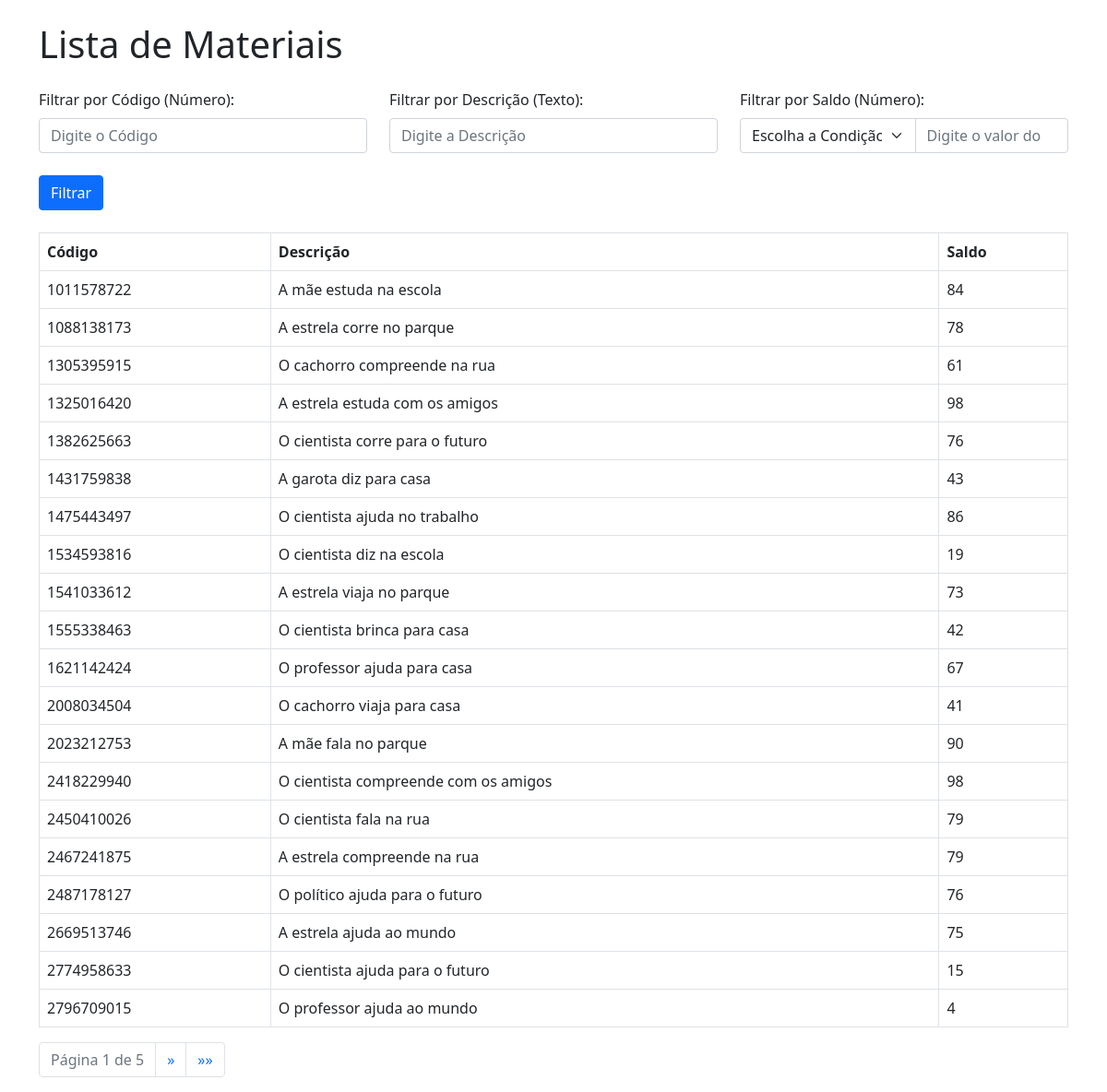
/consultaOracle/materiaisPesquisa/, run on the app's committed database.
### consultaOracle/models.py (models this page shows, shortened)
class Material(models.Model):
    codigo = models.DecimalField(max_digits=10, decimal_places=0, validators=[MinValueValidator(0)], null=False, blank=False, verbose_name="Código númerico do produto")
    descricao = models.CharField(max_length=4000, null=False, blank=True, verbose_name="Descrição/nome do material")
    saldo = models.IntegerField(null=False, blank=False, verbose_name="Quantidade do material em estoque")
    class Meta:
        ordering = ['codigo', 'descricao','saldo']

### consultaOracle/views.py (the view, shortened to what this page needs)
# urls.py: path('materiaisPesquisa/', views.material_pesquisa, name='material_pesquisa'),
def material_pesquisa(request, flagUltimoUso = False):
    from django.shortcuts import render
    from django.core.paginator import Paginator
    from .models import Material, ConsumoMaterial
    if not request.session.get('flagUltimoUso', None):
        request.session['flagUltimoUso'] = request.GET.get('flagUltimoUso', 'false').lower() == 'true'
    codigo = request.GET.get('codigo')
    descricao = request.GET.get('descricao')
    saldo_filter = request.GET.get('saldo_filter')
    saldo = request.GET.get('saldo')
    ultimoUso_filter = request.GET.get('ultimoUso_filter')
    ultimoUso = request.GET.get('ultimoUso')
    materials = Material.objects.all()
    if codigo:
        materials = materials.filter(codigo__startswith=codigo)
    if descricao:
        materials = materials.filter(descricao__icontains=descricao)
    paginator = Paginator(materials, 20)  # 20 itens por página
    page_number = request.GET.get('page')
    page_obj = paginator.get_page(page_number)
    return render(request, 'material_pesquisa.html', {'page_obj': page_obj, 'flagUltimoUso': request.session.get('flagUltimoUso', False)})

### consultaOracle/templates/material_pesquisa.html (shortened to what this page needs)
<!DOCTYPE html>
<html lang="pt-br">
<head>
    <link rel="stylesheet" href="https://cdn.jsdelivr.net/npm/bootstrap@5.1.0/dist/css/bootstrap.min.css">
</head>
<body>
    <div class="container mt-4">
        <h1 class="mb-4">Lista de Materiais</h1>
        <form method="GET" action="{% url 'consultaOracle:material_pesquisa' %}">
            <div class="row mb-4">
                <div class="col-md-4">
                    <label for="codigo_input" class="form-label">Filtrar por Código (Número):</label>
                    <input type="number" id="codigo_input" name="codigo" class="form-control" placeholder="Digite o Código"
                        min="0" value="{{ request.GET.codigo }}">
                </div>
                <div class="col-md-4">
                    <label for="descricao_input" class="form-label">Filtrar por Descrição (Texto):</label>
                    <input type="text" id="descricao_input" name="descricao" class="form-control"
                        placeholder="Digite a Descrição" value="{{ request.GET.descricao }}">
                </div>
                <div class="col-md-4">
                    <label for="saldo_input" class="form-label">Filtrar por Saldo (Número):</label>
                    <div class="input-group">
                        <select class="form-select" name="saldo_filter" id="saldo_input">
                            <option value="" disabled selected>Escolha a Condição</option>
                        </select>
                        <input type="number" name="saldo" id="saldo_value" class="form-control" min="0"
                            placeholder="Digite o valor do Saldo" value="{{ request.GET.saldo }}">
                    </div>
                </div>
            </div>
            <button type="submit" class="btn btn-primary">Filtrar</button>
        </form>
        <table class="table table-bordered mt-4">
            <thead>
                <tr>
                    <th>Código</th>
                    <th>Descrição</th>
                    <th>Saldo</th>
                </tr>
            </thead>
            <tbody>
                {% for material in page_obj %}
                <tr>
                    <td>{{ material.codigo }}</td>
                    <td>{{ material.descricao }}</td>
                    <td>{{ material.saldo }}</td>
                </tr>
                {% endfor %}
            </tbody>
        </table>
        <nav aria-label="Navegação de página">
            <ul class="pagination">
                <li class="page-item disabled">
                    <span class="page-link">
                        Página {{ page_obj.number }} de {{ page_obj.paginator.num_pages }}
                    </span>
                </li>
                {% if page_obj.has_next %}
                <li class="page-item">
                    <a class="page-link" href="?page={{ page_obj.next_page_number }}" aria-label="Próxima">
                        <span aria-hidden="true">&raquo;</span>
                    </a>
                </li>
                <li class="page-item">
                    <a class="page-link" href="?page={{ page_obj.paginator.num_pages }}" aria-label="Última">
                        <span aria-hidden="true">&raquo;&raquo;</span>
                    </a>
                </li>
                {% endif %}
            </ul>
        </nav>
    </div>
</body>
</html>

### data on the page
Material: codigo "1011578722", descricao "A mãe estuda na escola", saldo "84"
Material: codigo "1088138173", descricao "A estrela corre no parque", saldo "78"
Material: codigo "1305395915", descricao "O cachorro compreende na rua", saldo "61"
Material: codigo "1325016420", descricao "A estrela estuda com os amigos", saldo "98"
Material: codigo "1382625663", descricao "O cientista corre para o futuro", saldo "76"
Material: codigo "1431759838", descricao "A garota diz para casa", saldo "43"
Material: codigo "1475443497", descricao "O cientista ajuda no trabalho", saldo "86"
Material: codigo "1534593816", descricao "O cientista diz na escola", saldo "19"
Material: codigo "1541033612", descricao "A estrela viaja no parque", saldo "73"
Material: codigo "1555338463", descricao "O cientista brinca para casa", saldo "42"
Material: codigo "1621142424", descricao "O professor ajuda para casa", saldo "67"
Material: codigo "2008034504", descricao "O cachorro viaja para casa", saldo "41"
Material: codigo "2023212753", descricao "A mãe fala no parque", saldo "90"
Material: codigo "2418229940", descricao "O cientista compreende com os amigos", saldo "98"
Material: codigo "2450410026", descricao "O cientista fala na rua", saldo "79"
Material: codigo "2467241875", descricao "A estrela compreende na rua", saldo "79"
Material: codigo "2487178127", descricao "O político ajuda para o futuro", saldo "76"
Material: codigo "2669513746", descricao "A estrela ajuda ao mundo", saldo "75"
Material: codigo "2774958633", descricao "O cientista ajuda para o futuro", saldo "15"
Material: codigo "2796709015", descricao "O professor ajuda ao mundo", saldo "4"

### other printed values
{{ page_obj.number }} "1"
{{ page_obj.paginator.num_pages }} "5"
